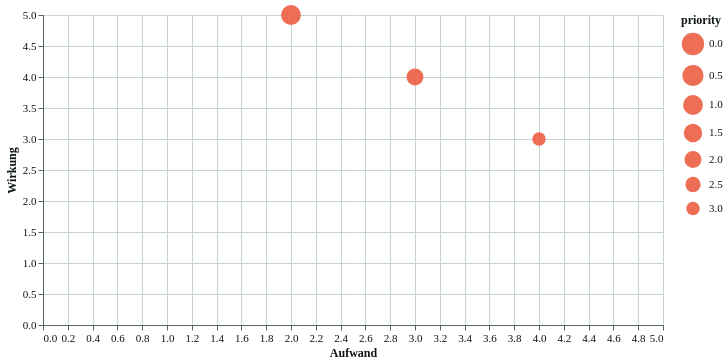

Express this chart as Vega-Lite.
### Vega-Lite specification from a JSON file in a GitHub repository (floating-point values rounded to 4 significant figures)
{"$schema": "https://vega.github.io/schema/vega-lite/v6.json", "description": "Pixelkiez approved template V13_IMPACT_EFFORT: Wirkung/Aufwand", "usermeta": {"template_id": "V13_IMPACT_EFFORT", "name": "Wirkung/Aufwand", "purpose": "Maßnahmenportfolio", "brand_contract": "pixelkiez-v1"}, "width": 620, "height": 310, "data": {"values": [{"label": "Kontaktweg", "impact": 5, "effort": 2, "priority": 1}, {"label": "Ladezeit", "impact": 4, "effort": 3, "priority": 2}, {"label": "Struktur", "impact": 3, "effort": 4, "priority": 3}]}, "mark": {"type": "circle", "opacity": 0.9, "color": "#EC5E43"}, "encoding": {"x": {"field": "effort", "type": "quantitative", "scale": {"domain": [0, 5]}, "axis": {"title": "Aufwand"}}, "y": {"field": "impact", "type": "quantitative", "scale": {"domain": [0, 5]}, "axis": {"title": "Wirkung"}}, "size": {"field": "priority", "type": "quantitative", "scale": {"range": [500, 180]}}, "tooltip": [{"field": "label"}, {"field": "impact"}, {"field": "effort"}]}, "config": {"background": "#FFFFFF", "font": "Schibsted Grotesk", "title": {"font": "Schibsted Grotesk", "fontSize": 18, "fontWeight": 700, "color": "#0E1414", "anchor": "start"}, "axis": {"labelFont": "IBM Plex Mono", "labelFontSize": 11, "titleFont": "Schibsted Grotesk", "titleFontSize": 12, "labelColor": "#0E1414", "titleColor": "#0E1414", "gridColor": "#C6D4D1", "domainColor": "#566360", "tickColor": "#566360"}, "legend": {"labelFont": "Schibsted Grotesk", "labelFontSize": 11, "titleFont": "Schibsted Grotesk", "titleFontSize": 12, "labelColor": "#0E1414", "titleColor": "#0E1414"}, "view": {"stroke": null}}}
